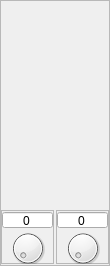
       <widget class="QFrame" name="frameVolume">
        <property name="minimumSize">
         <size>
          <width>0</width>
          <height>0</height>
         </size>
        </property>
        <property name="maximumSize">
         <size>
          <width>110</width>
          <height>16777215</height>
         </size>
        </property>
        <property name="frameShape">
         <enum>QFrame::StyledPanel</enum>
        </property>
        <property name="frameShadow">
         <enum>QFrame::Raised</enum>
        </property>
        <layout class="QGridLayout" name="gridLayout_19">
         <property name="leftMargin">
          <number>0</number>
         </property>
         <property name="topMargin">
          <number>0</number>
         </property>
         <property name="rightMargin">
          <number>0</number>
         </property>
         <property name="bottomMargin">
          <number>1</number>
         </property>
         <property name="horizontalSpacing">
          <number>2</number>
         </property>
         <property name="verticalSpacing">
          <number>0</number>
         </property>
         <item row="1" column="1">
          <widget class="QFrame" name="frameMFX2">
           <property name="maximumSize">
            <size>
             <width>16777215</width>
             <height>54</height>
            </size>
           </property>
           <property name="frameShape">
            <enum>QFrame::StyledPanel</enum>
           </property>
           <property name="frameShadow">
            <enum>QFrame::Raised</enum>
           </property>
           <layout class="QGridLayout" name="gridLayout_7">
            <property name="leftMargin">
             <number>0</number>
            </property>
            <property name="topMargin">
             <number>0</number>
            </property>
            <property name="rightMargin">
             <number>0</number>
            </property>
            <property name="bottomMargin">
             <number>0</number>
            </property>
            <property name="spacing">
             <number>0</number>
            </property>
            <item row="0" column="0">
             <widget class="QSpinBox" name="spMFX2">
              <property name="maximumSize">
               <size>
                <width>16777215</width>
                <height>18</height>
               </size>
              </property>
              <property name="focusPolicy">
               <enum>Qt::NoFocus</enum>
              </property>
              <property name="alignment">
               <set>Qt::AlignCenter</set>
              </property>
              <property name="buttonSymbols">
               <enum>QAbstractSpinBox::NoButtons</enum>
              </property>
              <property name="maximum">
               <number>100</number>
              </property>
             </widget>
            </item>
            <item row="1" column="0">
             <widget class="QDial" name="dialMFX2">
              <property name="minimumSize">
               <size>
                <width>0</width>
                <height>38</height>
               </size>
              </property>
              <property name="maximum">
               <number>100</number>
              </property>
             </widget>
            </item>
           </layout>
          </widget>
         </item>
         <item row="1" column="0">
          <widget class="QFrame" name="frameMFX1">
           <property name="maximumSize">
            <size>
             <width>16777215</width>
             <height>54</height>
            </size>
           </property>
           <property name="frameShape">
            <enum>QFrame::StyledPanel</enum>
           </property>
           <property name="frameShadow">
            <enum>QFrame::Raised</enum>
           </property>
           <layout class="QGridLayout" name="gridLayout_2">
            <property name="leftMargin">
             <number>0</number>
            </property>
            <property name="topMargin">
             <number>0</number>
            </property>
            <property name="rightMargin">
             <number>0</number>
            </property>
            <property name="bottomMargin">
             <number>0</number>
            </property>
            <property name="spacing">
             <number>0</number>
            </property>
            <item row="0" column="0">
             <widget class="QSpinBox" name="spMFX1">
              <property name="maximumSize">
               <size>
                <width>16777215</width>
                <height>18</height>
               </size>
              </property>
              <property name="focusPolicy">
               <enum>Qt::NoFocus</enum>
              </property>
              <property name="alignment">
               <set>Qt::AlignCenter</set>
              </property>
              <property name="readOnly">
               <bool>false</bool>
              </property>
              <property name="buttonSymbols">
               <enum>QAbstractSpinBox::NoButtons</enum>
              </property>
              <property name="maximum">
               <number>100</number>
              </property>
             </widget>
            </item>
            <item row="1" column="0">
             <widget class="QDial" name="dialMFX1">
              <property name="minimumSize">
               <size>
                <width>38</width>
                <height>38</height>
               </size>
              </property>
              <property name="maximum">
               <number>100</number>
              </property>
              <property name="sliderPosition">
               <number>0</number>
              </property>
             </widget>
            </item>
           </layout>
          </widget>
         </item>
         <item row="0" column="0" colspan="2">
          <spacer name="verticalSpacer_3">
           <property name="orientation">
            <enum>Qt::Vertical</enum>
           </property>
           <property name="sizeHint" stdset="0">
            <size>
             <width>20</width>
             <height>209</height>
            </size>
           </property>
          </spacer>
         </item>
        </layout>
       </widget>
